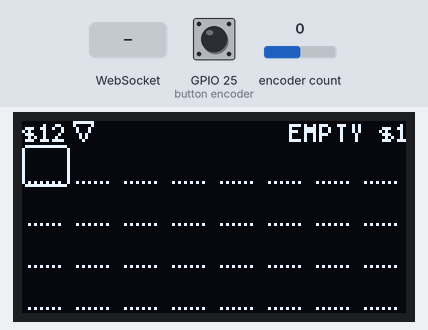
Recording of a program running on a simulated ESP32. Parts: 128×64 one-colour display. The inputs (shaded band) are chosen by the test bench; at power-on: GPIO 25 (button encoder) HIGH, encoder count 0. WiFi joins after 1.5 s; servers stay silent unless stated; EEPROM starts erased; what the program prints to the serial monitor is not drawn.

Above: at 1.2 s.
1.3 s: GPIO 25 (button encoder) pulled LOW for 0.15 s
At 3.8 s:
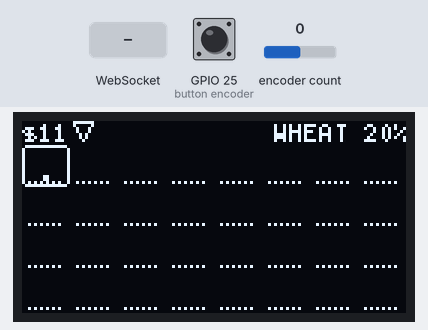
4.4 s: encoder count set to 1
At 4.9 s:
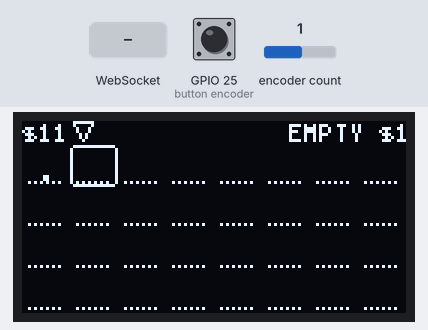
6.5 s: WebSocket text "ping" received
At 7.0 s:
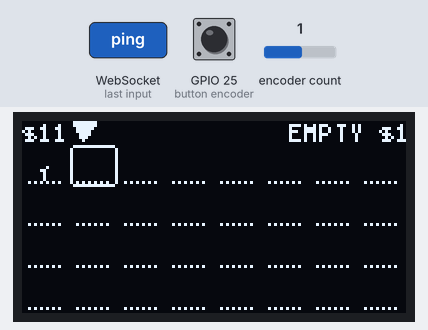
9.5 s: encoder count set to 0
At 12.2 s:
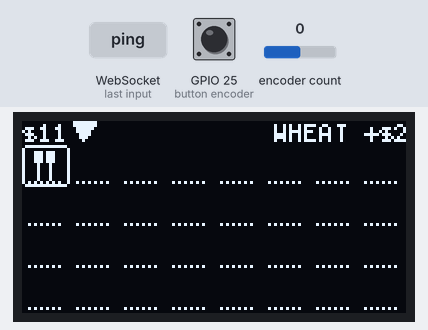
12.5 s: GPIO 25 (button encoder) pulled LOW for 3.2 s
At 14.5 s:
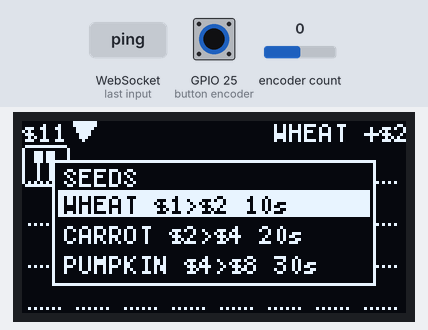
18.1 s: GPIO 25 (button encoder) pulled LOW for 1 s
At 20.4 s:
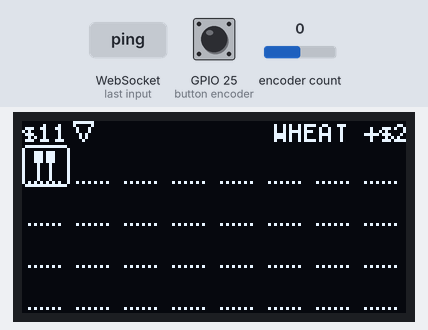
Timing chart, 0 to 21.6 s (numbered marks = the images above; inputs shaded):
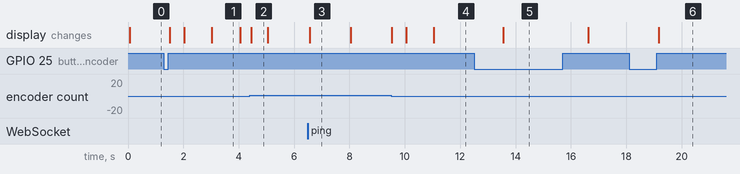

Measured:
- after the input at 1.3 s, the display: first changes after 0.21 s (image 1 shows a later state)
- after the input at 4.4 s, the display: changes after 0.05 s (image 2)
- after the input at 6.5 s, the display: changes after 0.06 s (image 3)
- after the input at 9.5 s, the display: first changes at once (image 4 shows a later state)
- after the input at 12.5 s, the display: changes after 1.1 s (image 5)
- after the input at 18.1 s, the display: changes after 1.1 s (image 6)

The program:

main.cpp
```cpp
// main.cpp - fixed ~30 Hz loop: input -> update -> draw if dirty.
#include <Arduino.h>
#include "clock.h"
#include "config.h"
#include "game.h"
#include "input.h"
#include "net.h"
#include "render.h"
#include "save.h"

namespace {

enum class Mode : uint8_t { Farm, SeedMenu };

Game     game;
Mode     mode = Mode::Farm;
uint8_t  cursor = 0;
uint8_t  menuRow = 0;
uint32_t lastFrameMs = 0;
uint32_t lastViewKey = 0;

void updateFarm(const InputEvents& ev, uint32_t t) {
    cursor = wrapIndex(cursor, ev.steps, TILE_COUNT);
    if (ev.press) {
        const Tile before = game.tiles[cursor];
        const PressResult r = pressTile(game, cursor, t);
        if (r != PressResult::None) {
            saveRequest();
            const int8_t crop = r == PressResult::Planted ? game.tiles[cursor].crop : before.crop;
            const uint16_t amount = r == PressResult::Planted ? CROPS[crop].seedCost : CROPS[crop].sellPrice;
            netNotifyLocal(r, cursor, crop, amount);
        }
    }
    if (ev.hold) {
        menuRow = game.selected;
        mode = Mode::SeedMenu;
    }
}

void updateMenu(const InputEvents& ev) {
    menuRow = wrapIndex(menuRow, ev.steps, CROP_COUNT);
    if (ev.press) {
        game.selected = menuRow;
        saveRequest();
        mode = Mode::Farm;
    } else if (ev.hold) {
        mode = Mode::Farm;   // close without changing the selection
    }
}

// Fingerprint of everything on screen that can change without an encoder
// event: each tile's stage, the cursor tile's percent, and (because the web
// can plant, harvest and pick seeds) coins, the selected seed and the Wi-Fi
// glyph. A change means redraw.
uint32_t viewKey(uint32_t t) {
    uint32_t k = 2166136261u;   // FNV-1a
    for (const Tile& tile : game.tiles) k = (k ^ static_cast<uint8_t>(tileStage(tile, t))) * 16777619u;
    k = (k ^ tilePercent(game.tiles[cursor], t)) * 16777619u;
    k = (k ^ game.coins) * 16777619u;
    k = (k ^ game.selected) * 16777619u;
    k = (k ^ menuRow) * 16777619u;
    return (k ^ static_cast<uint8_t>(netStatus())) * 16777619u;
}

void frame() {
    const uint32_t t = now();
    const InputEvents ev = inputTake();
    if (ev.steps != 0 || ev.press || ev.hold) renderMarkDirty();

    // Web commands first, so an encoder press this frame sees their result.
    const uint32_t coinsBefore = game.coins;
    const uint8_t seedBefore = game.selected;
    const bool webSelected = netDrain(game, t);
    if (game.coins != coinsBefore || game.selected != seedBefore) saveRequest();
    if (webSelected && mode == Mode::SeedMenu) menuRow = game.selected;

    if (mode == Mode::Farm) updateFarm(ev, t);
    else                    updateMenu(ev);

    const uint32_t key = viewKey(t);
    if (key != lastViewKey) {
        lastViewKey = key;
        renderMarkDirty();
    }
    saveService(game, t);
    netPublish(game, t);
    renderIfDirty(View{&game, cursor, mode == Mode::SeedMenu, menuRow, t, netStatus()});
}

}  // namespace

void setup() {
    setCpuFrequencyMhz(CPU_MHZ);
    Serial.begin(115200);

    uint32_t seconds = 0;
    saveBegin();
    if (!saveLoad(game, seconds)) {   // missing / old / corrupt -> fresh farm
        gameReset(game);
        seconds = 0;
    }
    clockBegin(seconds);
    inputBegin();
    renderBegin();
    netBegin();
    menuRow = game.selected;
    lastFrameMs = uptimeMs();
}

void loop() {
    clockUpdate();
    inputUpdate();   // sample the switch every pass (~1 ms) for clean debounce
    const uint32_t ms = uptimeMs();
    if (ms - lastFrameMs >= FRAME_MS) {
        lastFrameMs += FRAME_MS;
        if (ms - lastFrameMs >= FRAME_MS) lastFrameMs = ms;   // fell behind: don't burst
        frame();
    }
    delay(1);   // yield to the idle task; keeps the watchdog fed
}
```

clock.h
```cpp
// clock.h - the ONLY module that reads hardware time.
//
// now()      : game seconds. Counts only while the console is powered on and
//              resumes from the saved value after a restart.
// uptimeMs() : free-running milliseconds since boot for debounce and frame
//              pacing. Wraps after ~49 days; compare with (a - b) only.
#pragma once
#include <stdint.h>

void     clockBegin(uint32_t startGameSeconds);
void     clockUpdate();     // call once per loop pass, before anything reads time
uint32_t now();
uint32_t uptimeMs();
```

crops.h
```cpp
// crops.h - the crop table. Edit rows here; nothing else needs to change.
#pragma once
#include <stdint.h>

// Grow-time switch. Default is the dev build (short times).
// Build with -D FARM_GROW_REAL=1 (or `pio run -e esp32dev_real`) for real times.
#ifndef FARM_GROW_REAL
#define FARM_GROW_REAL 0
#endif

#if FARM_GROW_REAL
#define FARM_GROW(devSeconds, realSeconds) (realSeconds)
#else
#define FARM_GROW(devSeconds, realSeconds) (devSeconds)
#endif

struct CropDef {
    const char* name;      // upper case, shown on screen
    uint16_t    seedCost;  // coins to plant
    uint16_t    sellPrice; // coins on harvest
    uint32_t    growSeconds;
};

constexpr CropDef CROPS[] = {
    //  name       seed  sell  grow (dev, real)
    { "WHEAT",     1,    2,    FARM_GROW(10, 60)  },
    { "CARROT",    2,    4,    FARM_GROW(20, 180) },
    { "PUMPKIN",   4,    8,    FARM_GROW(30, 600) },
};

constexpr uint8_t CROP_COUNT = sizeof(CROPS) / sizeof(CROPS[0]);
static_assert(CROP_COUNT > 0 && CROP_COUNT <= 127, "crop index must fit in int8_t");
```

game.h
```cpp
// game.h - pure game rules. No Arduino, no hardware, no clock reads:
// every time-dependent call takes `now` (game seconds) as a parameter,
// so this module builds and runs in PC unit tests.
#pragma once
#include <stdint.h>
#include "crops.h"

constexpr uint8_t  GRID_COLS   = 8;
constexpr uint8_t  GRID_ROWS   = 4;
constexpr uint8_t  TILE_COUNT  = GRID_COLS * GRID_ROWS;
constexpr int8_t   NO_CROP     = -1;
constexpr uint32_t START_COINS = 12;
constexpr uint8_t  START_CROP  = 0;   // wheat

enum class Stage : uint8_t { Empty, Seed, Sprout, Growing, Ripe };

// A tile stores only what it needs; the stage is always derived from time.
struct Tile {
    int8_t   crop;       // index into CROPS, or NO_CROP
    uint32_t plantedAt;  // game seconds when planted
};

struct Game {
    uint32_t coins;
    uint8_t  selected;   // crop the player will plant
    Tile     tiles[TILE_COUNT];
};

enum class PressResult : uint8_t { None, Planted, Harvested };

void     gameReset(Game& g);
bool     gameIsValid(const Game& g);

Stage    tileStage(const Tile& t, uint32_t now);
uint8_t  tilePercent(const Tile& t, uint32_t now);   // 0..100

bool     canAfford(const Game& g, uint8_t crop);
bool     plant(Game& g, uint8_t idx, uint8_t crop, uint32_t now);
bool     harvest(Game& g, uint8_t idx, uint32_t now);
// Encoder-press rule: plant the selected seed on empty, harvest ripe, else nothing.
PressResult pressTile(Game& g, uint8_t idx, uint32_t now);

// (cur + steps) wrapped into [0, n). Used for cursor and menu movement.
uint8_t  wrapIndex(uint8_t cur, int32_t steps, uint8_t n);
```

input.h
```cpp
// input.h - debounced input events. The rotary encoder is the only control:
// turn, short press, and long press.
#pragma once
#include <stdint.h>

struct InputEvents {
    int32_t steps;   // encoder detents since the last take: + right, - left
    bool    press;   // short press: sent on release, if released before LONG_PRESS_MS
    bool    hold;    // long press: sent once while still held, at LONG_PRESS_MS
};

void        inputBegin();
void        inputUpdate();   // call every loop pass: samples and debounces the switch
InputEvents inputTake();     // call once per frame: returns and clears events
```

net.h
```cpp
// net.h - the web link: Wi-Fi hotspot + one WebSocket client at /ws.
//
// Threading: the async web server runs its callbacks on its own task. Those
// callbacks never touch the Game; they only queue decoded commands. All game
// changes happen in loop() through netDrain(), so game.cpp stays
// single-threaded. Real hardware makes the "FarmBot" hotspot; the
// FARM_NET_SIM build joins Wokwi-GUEST instead.
#pragma once
#include <stdint.h>
#include "game.h"

enum class NetStatus : uint8_t { Down, Up, Client };   // OLED glyph: none, outline, filled

void      netBegin();
// Applies queued web commands to g and replies to each. Returns true when the
// selected seed changed (main moves the open seed menu's highlight).
bool      netDrain(Game& g, uint32_t now);
// main calls this after an encoder plant/harvest so the web shows it.
void      netNotifyLocal(PressResult r, uint8_t tile, int8_t crop, uint16_t amount);
// Sends hello on connect, pending events, and state when the game changed or
// the heartbeat is due. Drops a client that has been silent too long.
void      netPublish(const Game& g, uint32_t now);
NetStatus netStatus();
```

protocol.h
```cpp
// protocol.h - the console <-> web message format (protocol v1).
//
// Pure: no Arduino, no networking, no clock reads. net.cpp moves the bytes;
// this module turns game state into JSON and JSON commands into game changes,
// so it builds and runs in the PC unit tests. See
// .plans/console-web-link-spec.md section 3 for the message table.
#pragma once
#include <stddef.h>
#include <stdint.h>
#include "game.h"

constexpr uint8_t PROTO_VERSION = 1;

// A command from the web. Pings carry no id.
enum class CmdType : uint8_t { Press, Select, Ping };

struct Command {
    CmdType  type;
    uint32_t id;    // client counter, echoed in the result
    int32_t  arg;   // tile for Press, crop for Select
};

enum class Reason : uint8_t { Ok, NotRipe, NoCoins, BadTile, BadCrop, Busy };

// What applying a command did. `press` is None for selects and failures.
struct Outcome {
    Reason      reason;
    PressResult press;
    uint8_t     tile;
    int8_t      crop;     // crop planted or harvested
    uint16_t    amount;   // coins spent (planted) or earned (harvested)
};

// Parses one text frame. False for bad JSON, an unknown `t`, or a missing or
// wrongly typed field. Range checks happen in applyCommand, so a bad tile
// still gets a result with a reason.
bool        decodeCommand(const char* data, size_t len, Command& out);

// Applies a Press or Select with the shared game rules. Press uses the shared
// selected seed, exactly like the encoder's short press.
Outcome     applyCommand(Game& g, const Command& c, uint32_t now);

const char* reasonName(Reason r);   // "not_ripe", ... ; "" for Ok

// Encoders write compact JSON into buf and return its length, or 0 if it did
// not fit.
size_t encodeHello(char* buf, size_t n);
size_t encodeState(const Game& g, uint32_t now, char* buf, size_t n);
size_t encodeEvent(const Outcome& o, bool fromWeb, char* buf, size_t n);
size_t encodeResult(uint32_t id, Reason r, char* buf, size_t n);
size_t encodeBusy(char* buf, size_t n);

constexpr size_t PROTO_STATE_MAX = 640;   // a full state is ~420 bytes
```

render.h
```cpp
// render.h - draws the farm, status bar and seed menu on the SSD1306.
#pragma once
#include <stdint.h>
#include "game.h"
#include "net.h"

struct View {
    const Game* game;
    uint8_t     cursor;
    bool        menuOpen;
    uint8_t     menuRow;
    uint32_t    now;
    NetStatus   net;        // Wi-Fi glyph after the coins
};

void renderBegin();
void renderMarkDirty();
// Draws and sends one frame only if something marked the screen dirty.
void renderIfDirty(const View& v);
```

save.h
```cpp
// save.h - persistent save in NVS (Preferences).
#pragma once
#include <stdint.h>
#include "game.h"

bool saveBegin();
// Fills g and gameSeconds from NVS. Returns false (and leaves both untouched)
// if the save is missing, the wrong version/size, or fails its checksum.
bool saveLoad(Game& g, uint32_t& gameSeconds);
// Marks that a save-worthy event happened (plant, harvest, menu confirm).
void saveRequest();
// Call every frame: writes when an event save or the periodic save is due.
void saveService(const Game& g, uint32_t now);
```

clock.cpp
```cpp
// clock.cpp - game time built from esp_timer_get_time().
//
// How it works:
//  * esp_timer_get_time() is a 64-bit microsecond counter since boot. It will
//    not wrap for ~292,000 years, so a plain subtraction gives the time since
//    the previous update.
//  * Each update adds that delta to a sub-second remainder and carries every
//    whole second into gameSeconds. The fractional part is kept, so no time is
//    lost or rounded away however irregular the loop timing is.
//  * gameSeconds and msCounter are uint32_t and wrap modulo 2^32 on purpose.
//    All consumers use unsigned subtraction (now - plantedAt), which stays
//    correct across the wrap as long as the intervals are < 2^32.
#include "clock.h"
#include <esp_timer.h>

static int64_t  lastUs       = 0;  // esp_timer value at the previous update
static uint32_t gameSeconds  = 0;
static uint32_t secRemUs     = 0;  // microseconds not yet carried into gameSeconds (< 1e6)
static uint32_t msCounter    = 0;
static uint32_t msRemUs      = 0;  // microseconds not yet carried into msCounter (< 1000)

void clockBegin(uint32_t startGameSeconds) {
    gameSeconds = startGameSeconds;
    secRemUs = 0;
    msCounter = 0;
    msRemUs = 0;
    lastUs = esp_timer_get_time();
}

// Adds `deltaUs` to a counter in `unitUs` steps, keeping the remainder.
static void carry(uint64_t deltaUs, uint32_t unitUs, uint32_t& counter, uint32_t& remUs) {
    const uint64_t total = remUs + deltaUs;
    counter += static_cast<uint32_t>(total / unitUs);  // modulo 2^32 by design
    remUs = static_cast<uint32_t>(total % unitUs);
}

void clockUpdate() {
    const int64_t nowUs = esp_timer_get_time();
    const int64_t delta = nowUs - lastUs;
    lastUs = nowUs;
    if (delta <= 0) return;   // defensive: the timer is monotonic
    carry(static_cast<uint64_t>(delta), 1000000u, gameSeconds, secRemUs);
    carry(static_cast<uint64_t>(delta), 1000u, msCounter, msRemUs);
}

uint32_t now()      { return gameSeconds; }
uint32_t uptimeMs() { return msCounter; }
```

game.cpp
```cpp
// game.cpp - pure rules. See game.h.
#include "game.h"

static bool validCrop(int32_t c) { return c >= 0 && c < CROP_COUNT; }

// Seconds since planting. Unsigned subtraction is modulo 2^32, so this stays
// correct when `now` has wrapped past 0xFFFFFFFF and plantedAt has not.
static uint32_t elapsed(const Tile& t, uint32_t now) {
    return static_cast<uint32_t>(now - t.plantedAt);
}

void gameReset(Game& g) {
    g.coins = START_COINS;
    g.selected = START_CROP;
    for (Tile& t : g.tiles) {
        t.crop = NO_CROP;
        t.plantedAt = 0;
    }
}

bool gameIsValid(const Game& g) {
    if (!validCrop(g.selected)) return false;
    for (const Tile& t : g.tiles) {
        if (t.crop != NO_CROP && !validCrop(t.crop)) return false;
    }
    return true;
}

// Stage boundaries: elapsed >= grow/3 -> sprout, >= 2*grow/3 -> growing,
// >= grow -> ripe. Compared as elapsed*3 >= grow*k in 64-bit so there is no
// rounding and no overflow.
Stage tileStage(const Tile& t, uint32_t now) {
    if (!validCrop(t.crop)) return Stage::Empty;
    const uint64_t grow = CROPS[t.crop].growSeconds;
    const uint64_t e = elapsed(t, now);
    if (e >= grow)         return Stage::Ripe;
    if (e * 3 >= grow * 2) return Stage::Growing;
    if (e * 3 >= grow)     return Stage::Sprout;
    return Stage::Seed;
}

uint8_t tilePercent(const Tile& t, uint32_t now) {
    if (!validCrop(t.crop)) return 0;
    const uint64_t grow = CROPS[t.crop].growSeconds;
    const uint64_t e = elapsed(t, now);
    if (e >= grow) return 100;
    return static_cast<uint8_t>(e * 100 / grow);   // < 100 while growing
}

bool canAfford(const Game& g, uint8_t crop) {
    return validCrop(crop) && g.coins >= CROPS[crop].seedCost;
}

bool plant(Game& g, uint8_t idx, uint8_t crop, uint32_t now) {
    if (idx >= TILE_COUNT || !canAfford(g, crop)) return false;
    Tile& t = g.tiles[idx];
    if (t.crop != NO_CROP) return false;
    g.coins -= CROPS[crop].seedCost;
    t.crop = static_cast<int8_t>(crop);
    t.plantedAt = now;
    return true;
}

bool harvest(Game& g, uint8_t idx, uint32_t now) {
    if (idx >= TILE_COUNT) return false;
    Tile& t = g.tiles[idx];
    if (tileStage(t, now) != Stage::Ripe) return false;
    const uint32_t pay = CROPS[t.crop].sellPrice;
    g.coins = (g.coins > UINT32_MAX - pay) ? UINT32_MAX : g.coins + pay;  // saturate
    t.crop = NO_CROP;
    t.plantedAt = 0;
    return true;
}

PressResult pressTile(Game& g, uint8_t idx, uint32_t now) {
    if (idx >= TILE_COUNT) return PressResult::None;
    switch (tileStage(g.tiles[idx], now)) {
        case Stage::Empty:
            return plant(g, idx, g.selected, now) ? PressResult::Planted : PressResult::None;
        case Stage::Ripe:
            return harvest(g, idx, now) ? PressResult::Harvested : PressResult::None;
        default:
            return PressResult::None;
    }
}

uint8_t wrapIndex(uint8_t cur, int32_t steps, uint8_t n) {
    if (n == 0) return 0;
    int32_t v = (static_cast<int32_t>(cur) + steps % n) % n;
    if (v < 0) v += n;
    return static_cast<uint8_t>(v);
}
```

Source omitted: input.cpp (3074 bytes), net.cpp (6392 bytes), protocol.cpp (4360 bytes), render.cpp (6091 bytes), save.cpp (4291 bytes), config.h (2495 bytes)
